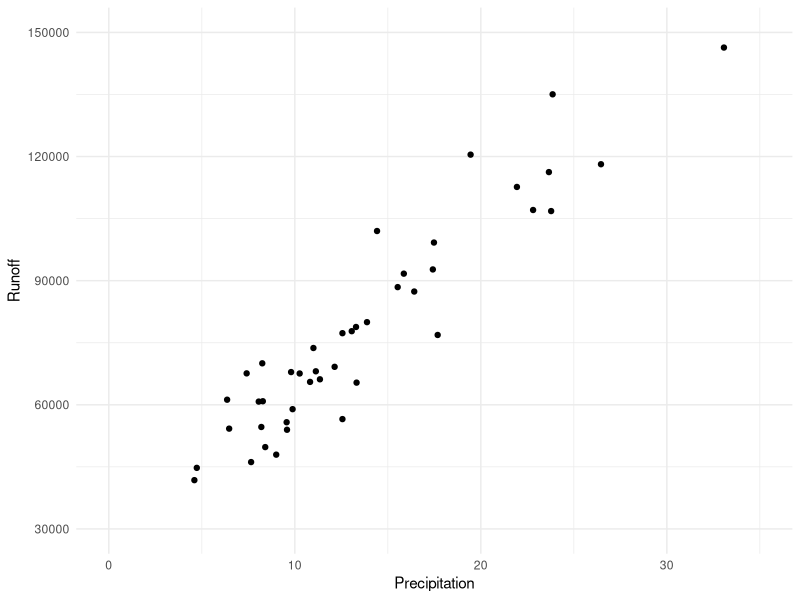
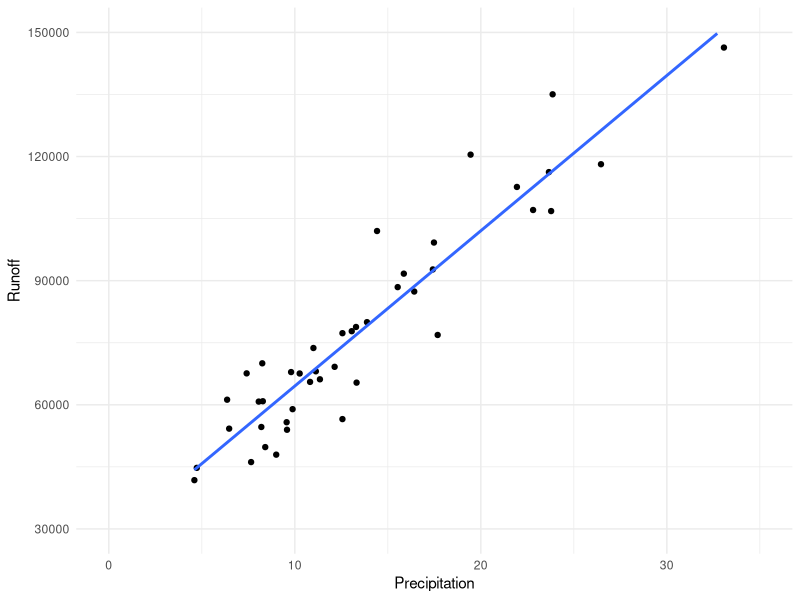
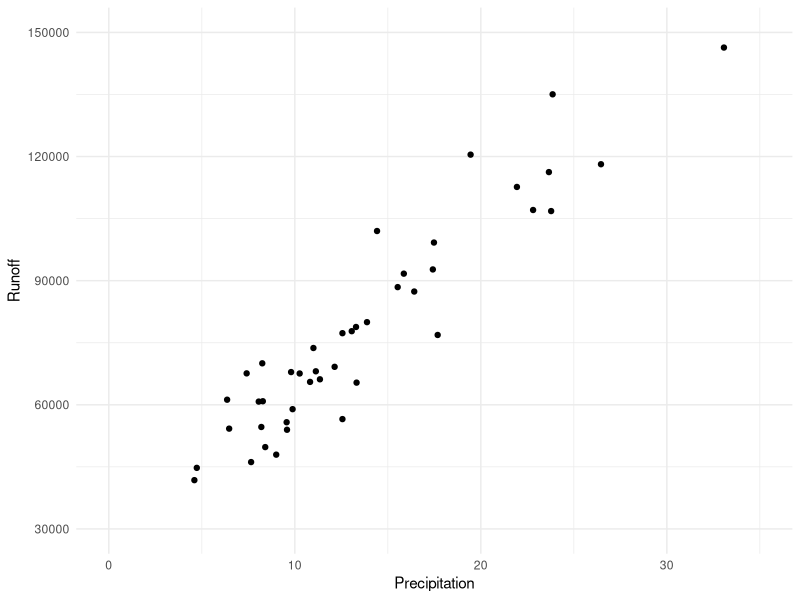
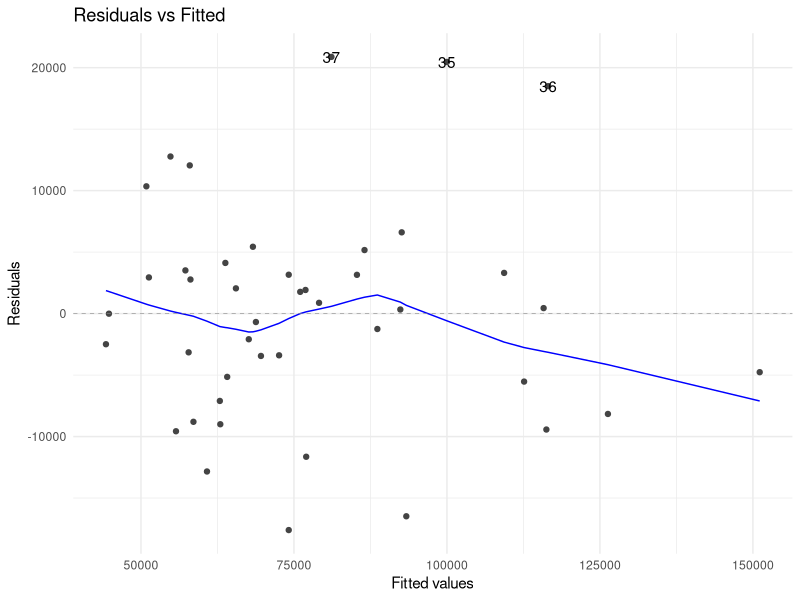
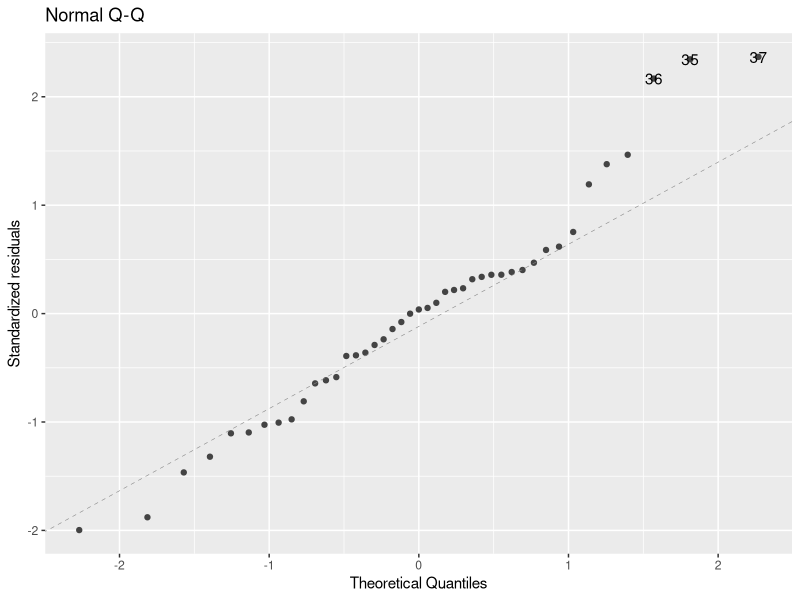
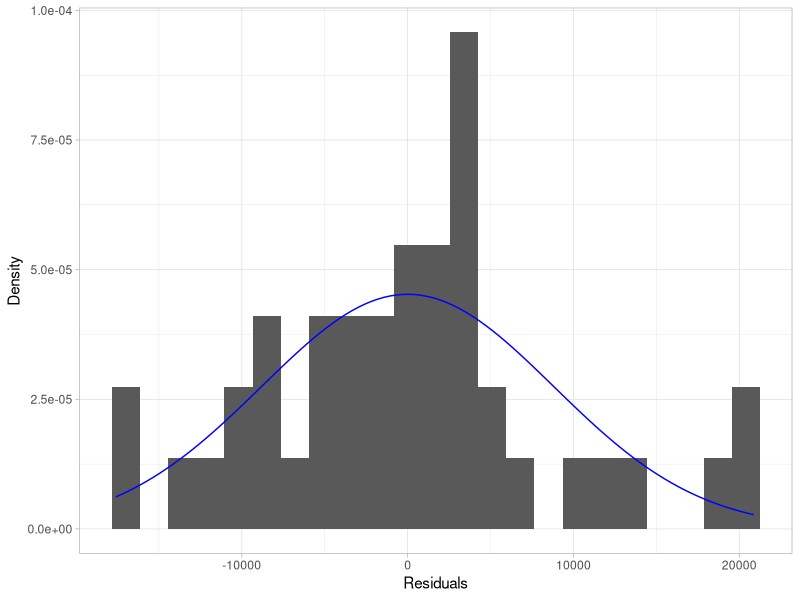
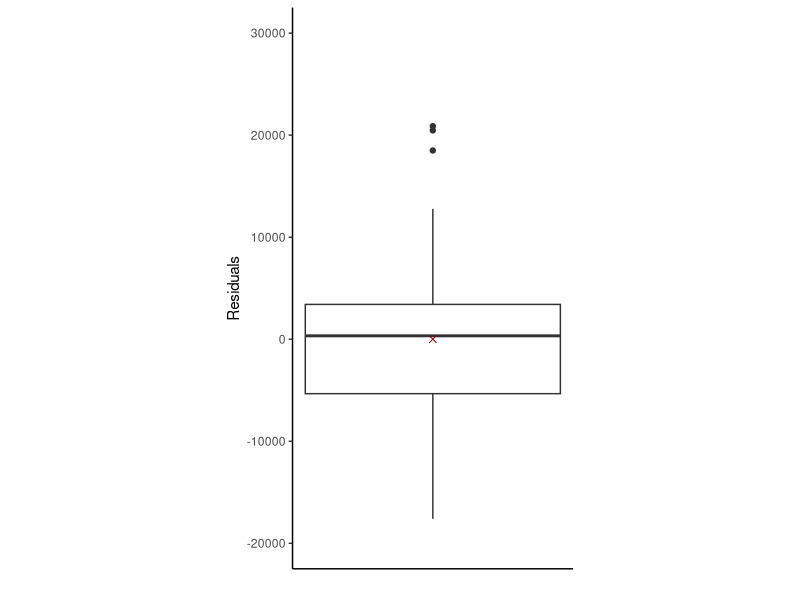
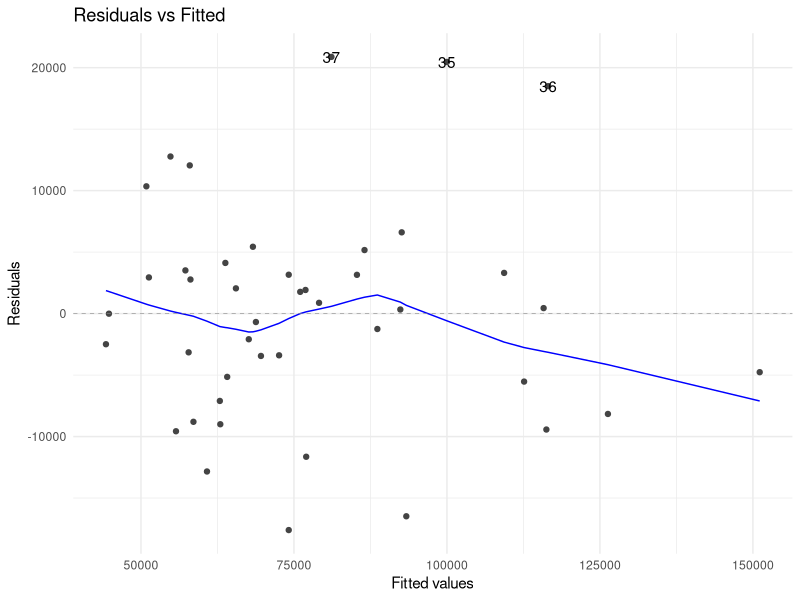

These figures' R source, in order:
## ---- chunk 1
library(tidyverse)
library(ggfortify)
library(car)
## ---- chunk 2
water <- read_table2("water.txt")
summary(water)
## ---- chunk 3
(water.plot <- 
  ggplot(data = water, mapping = aes(x = Precip, y = Runoff)) +
  geom_point() +
  xlab("Precipitation") +
  xlim(0, 35) +
  scale_y_continuous(limits = c(30000, 150000),
                     breaks = seq(30000, 150000, 30000)) +
  theme_minimal())
## ---- chunk 4
cor(water$Precip, water$Runoff)
## ---- chunk 5
water.plot +
  geom_smooth(method = "lm", se = FALSE)
## ---- chunk 6
water.lm <- lm(Runoff ~ Precip, data = water)
water <- water %>%
  mutate(Resid = water.lm$residuals, Fit = water.lm$fitted.values)
summary(water.lm)
## ---- chunk 7
# Scatterplot
water.plot

#Residuals vs Fitted Values
(water.resid_fit <- autoplot(water.lm, which = 1, ncol = 1) +
    theme_minimal())
## ---- chunk 8
# Q-Q
(water.qq <- autoplot(water.lm, which = 2, ncol = 1))

# Histogram
ggplot(data = water, mapping = aes(x = Resid)) +
  geom_histogram(binwidth = 1700, mapping = aes(y = ..density..)) +
  stat_function(fun = dnorm,
                color = "blue",
                args = list(mean = 0,
                            sd = sd(water$Resid))) +
  xlab("Residuals") +
  ylab("Density") +
  theme_light()

# Boxplot
ggplot(data = water, mapping = aes(y = Resid)) +
  geom_boxplot() +
  stat_summary(mapping = aes(x = 0),
               fun = mean, geom = "point",
               shape = 4, size = 2, color = "darkred") +
  theme_classic() +
  theme(aspect.ratio = 2,
        axis.text.x = element_blank(),
        axis.ticks.x = element_blank()) +
  scale_y_continuous(limits = c(-20000, 30000), breaks = seq(-20000, 30000, 10000)) +
  ylab("Residuals") +
  xlab("")
## ---- chunk 9
# Residuals vs Fitted Values
water.resid_fit

# Brown-Forsyth Test
grp <- as.factor(c(rep("lower", floor(dim(water)[1] / 2)), 
                   rep("upper", ceiling(dim(water)[1] / 2))))
leveneTest(arrange(water, Precip)$Resid ~ grp, center = median)
## ---- chunk 10
#Q-Q
water.qq

# Cook's Distance
water <- water %>% mutate(cooksd = cooks.distance(water.lm))
top2cd <- as.numeric(names(sort(water$cooksd, decreasing = TRUE)[1:2]))

ggplot() +
  geom_point(data = water,
             mapping = aes(x = as.numeric(rownames(water)), 
                           y = cooksd)) +
  geom_text(mapping = aes(x = top2cd,
                          y = water$cooksd[top2cd],
                          label = top2cd)) +
  theme_bw() +
  ylab("Cook's Distance") +
  xlab("Observation Number") +
  geom_hline(mapping = aes(yintercept = 4 / length(water$cooksd)),
             color = "red", linetype = "dashed") +
  theme(aspect.ratio = 1)

# DFBETAS
water <- water %>%
  mutate(dfbetas_precip = dfbetas(water.lm)[, "Precip"])
names(water$dfbetas_precip) <- 1:nrow(water)
top3dfbeta <- as.numeric(names(
  sort(abs(water$dfbetas_precip), decreasing = TRUE)[1:3]
))

# Plot the DFBETAS against the observation number
ggplot() + 
  geom_point(data = water,
             mapping = aes(x = as.numeric(rownames(water)), 
                           y = abs(dfbetas_precip))) +
  geom_text(mapping = aes(x = top3dfbeta,
                          y = abs(water$dfbetas_precip[top3dfbeta]),
                          label = top3dfbeta)) +
  theme_bw() +
  ylab("Absolute Value of DFBETAS for Runoff") +
  xlab("Observation Number") +
  geom_hline(mapping = aes(yintercept = 2 / sqrt(length(water$dfbetas_precip))),
             color = "red", linetype = "dashed") +
  theme(aspect.ratio = 1)

#Resid vs Fitted
water.resid_fit
## ---- chunk 11
confint(water.lm, "Precip")
## ---- chunk 12
summary(water.lm)
## ---- chunk 13
predict(water.lm, newdata = data.frame(Precip = 30),
        interval = "confidence", level = 0.95)
## ---- chunk 14
values <- tibble(
  Precip = seq(min(water$Precip), max(water$Precip), length = 100))
values <- values %>%
  mutate(Runoff = predict(water.lm,
                          newdata = values,
                          interval = "confidence",
                          level = 0.95))
(water.CIplot <- water.plot +
  geom_smooth(method = "lm", se = FALSE) +
  geom_line(data = values,
            mapping = aes(x = Precip, y = Runoff[,"lwr"]),
            color = "darkorange") +
  geom_line(data = values,
            mapping = aes(x = Precip, y = Runoff[,"upr"]),
            color = "darkorange"))

# Alternatively
# water.plot + geom_smooth(method = "lm")
## ---- chunk 15
predict(water.lm, newdata = data.frame(Precip = 30),
        interval = "prediction", level = 0.95)
## ---- chunk 16
values <- tibble(
  Precip = seq(min(water$Precip), max(water$Precip), length = 100))
values <- values %>%
  mutate(Runoff = predict(water.lm,
                          newdata = values,
                          interval = "prediction",
                          level = 0.95))
water.CIplot +
  geom_smooth(method = "lm", se = FALSE) +
  geom_line(data = values,
            mapping = aes(x = Precip, y = Runoff[,"lwr"]),
            color = "darkorchid4") +
  geom_line(data = values,
            mapping = aes(x = Precip, y = Runoff[,"upr"]),
            color = "darkorchid4")
## ---- chunk 17
(water.mse <- sum(water$Resid^2) / water.lm$df.residual)
## ---- chunk 18
(water.rmse <- sqrt(water.mse))
## ---- chunk 19
sum(abs(water$Resid)) / water.lm$df.residual
## ---- chunk 20
summary(water.lm)
